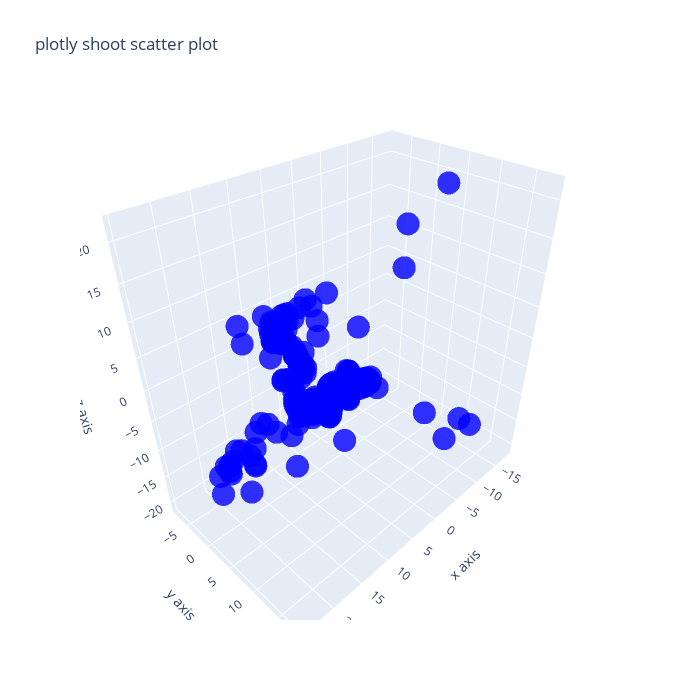

The notebook cell this image was saved under:
### Code cell
shoot_plotly = go.Figure()

shoot_plotly.add_trace(go.Scatter3d(
    x=shoot_x,
    y=shoot_y,
    z=shoot_z,
    mode="markers",
    marker=dict(
        size=8,
        color="blue",
        opacity=0.8
    )
))

shoot_plotly.update_layout(
    title="plotly shoot scatter plot",
    scene=dict(
        xaxis_title="x axis",
        yaxis_title="y axis",
        zaxis_title="z axis",
    ),
    width=700,
    height=700,
)

dribble_plotly.write_html("jack_shoot_plot.html")

shoot_plotly.show()

### Figure 1 — Plotly figure (JSON) as saved in the notebook; plotly's stock layout.template omitted (floating-point values rounded to 4 significant figures; data arrays with more than 128 entries replaced by an {"elided": "..."} marker saying what was removed)
{"data": [{"marker": {"color": "blue", "opacity": 0.8, "size": 8}, "mode": "markers", "type": "scatter3d", "x": {"elided": "324 float values"}, "y": {"elided": "324 float values"}, "z": {"elided": "324 float values"}}], "layout": {"height": 700, "scene": {"aspectmode": "auto", "aspectratio": {"x": 1.172, "y": 0.7246, "z": 1.177}, "xaxis": {"title": {"text": "x axis"}, "type": "linear"}, "yaxis": {"title": {"text": "y axis"}, "type": "linear"}, "zaxis": {"title": {"text": "z axis"}, "type": "linear"}}, "title": {"text": "plotly shoot scatter plot"}, "width": 700}}
